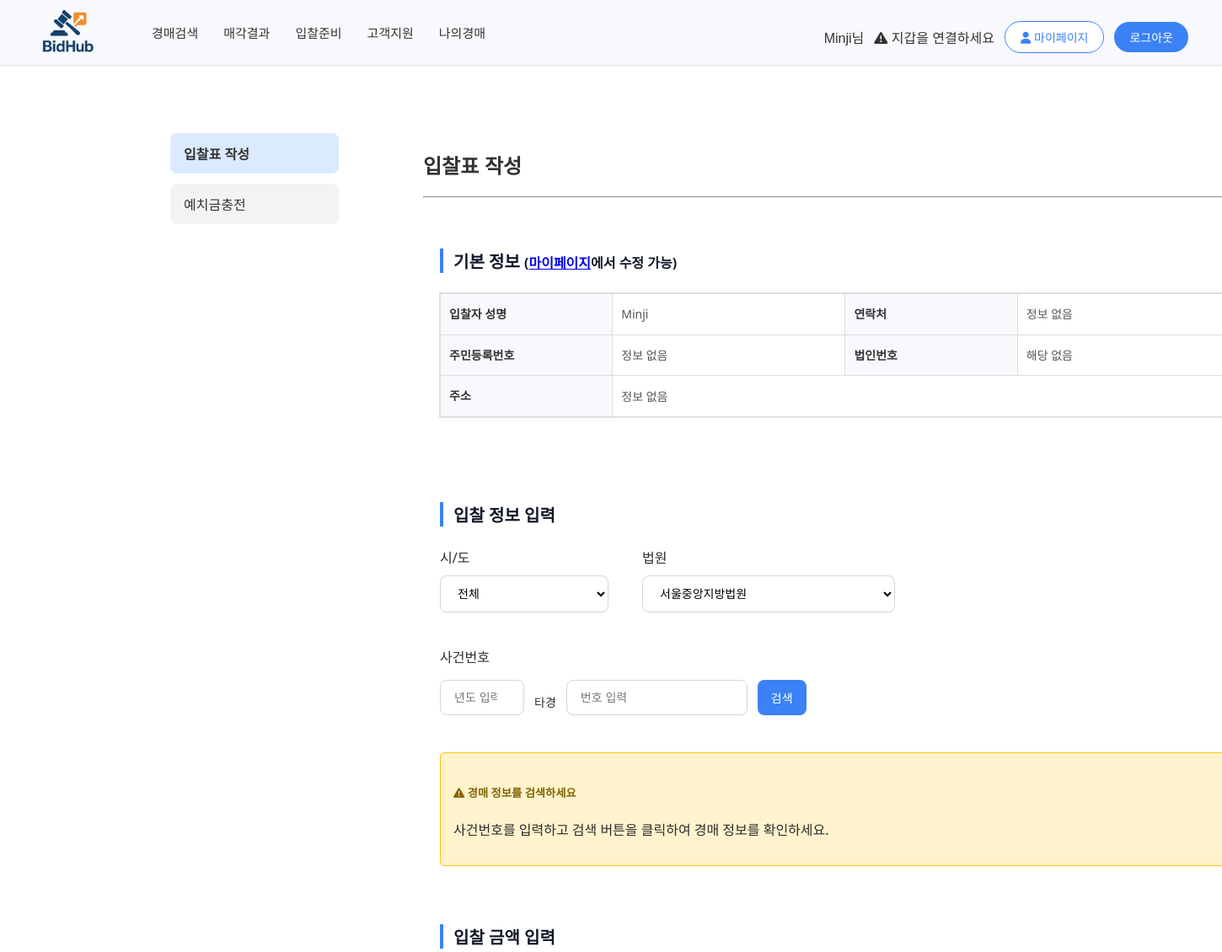
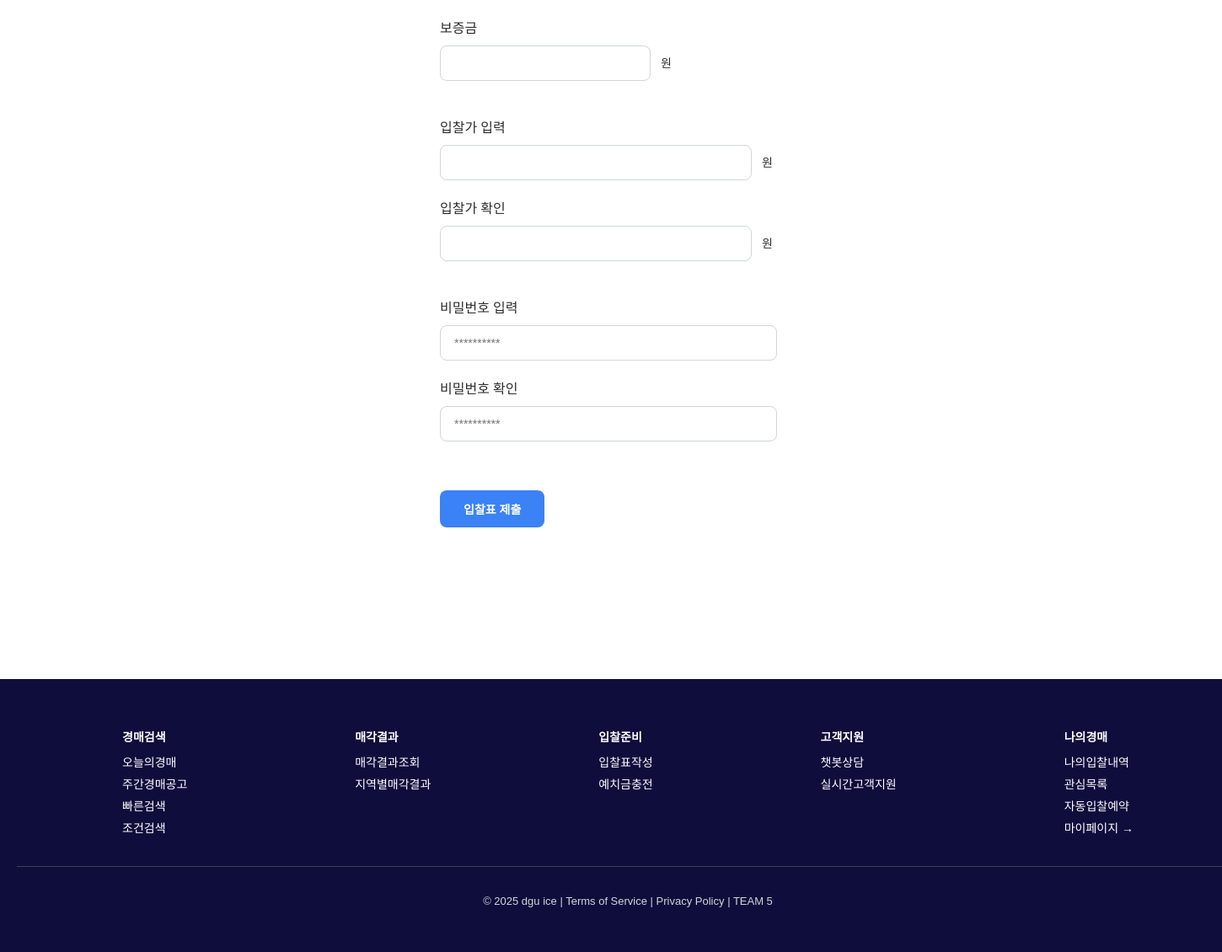
Page /bidform/ (signed in) on the committed database (2 pictures, top to bottom).
### accounts/models.py (models this page shows)
class User(AbstractUser):
    gender = models.CharField(max_length=1, choices=[('M', 'Male'), ('F', 'Female')], blank=True)
    birth_date = models.DateField(null=True, blank=True)
    bio = models.TextField(blank=True)
    region = models.CharField(max_length=100, blank=True)
    address = models.CharField(max_length=255, blank=True)
    phone = models.CharField(max_length=20, blank=True)
    mobile = models.CharField(max_length=20, blank=True)
    terms_conditions = models.BooleanField(default=False)  # 이용약관 동의
    class Meta:
        db_table = 'custom_user'

### main/models.py (models this page shows, shortened)
class Profile(models.Model):
    user = models.OneToOneField(settings.AUTH_USER_MODEL, on_delete=models.CASCADE)
    wallet_address = models.CharField(max_length=100, blank=True)
    name = models.CharField(max_length=100, blank=True)
    id_number = models.CharField(max_length=20, blank=True)
    phone = models.CharField(max_length=20, blank=True)
    address = models.CharField(max_length=200, blank=True)
    balance = models.PositiveIntegerField(default=0)  # 예치금 (원 단위)

### main/views.py (the view)
# urls.py: path('bidform/', views.bidform, name='bidform'),
@login_required(login_url='account_login')
def bidform(request):
    return render(request, 'main/pages/bidform.html')

### main/templates/main/pages/bidform.html (shortened to what this page needs)
{% extends 'main/layout/sidebar_layout.html' %}
{% load static %}
{% block extra_css %}
{{ block.super }}
<link rel="stylesheet" href="{% static 'css/pages/bidform.css' %}">
{% endblock %}
{% block sidebar_menu %}
<li class="active"><a href="{% url 'bidform' %}">입찰표 작성</a></li>
<li><a href="{% url 'charge' %}">예치금충전</a></li>
{% endblock %}
{% block sidebar_content %}
<h2>입찰표 작성</h2>
<hr style="width: 1000px; margin: 0;">
<form class="bidform-section" id="bidForm">
  <h4 class="section-title">기본 정보 <span style="font-size: 16px;">(<a href="{% url 'mypage' %}">마이페이지</a>에서 수정 가능)</span>
  </h4>
  <table class="mypage-table">
    <tr>
      <th>입찰자 성명</th>
      <td class="readonly">{{ user.profile.name|default:user.username }}</td>
      <th>연락처</th>
      <td class="readonly">{{ user.profile.phone|default:"정보 없음" }}</td>
    </tr>
    <tr>
      <th>주민등록번호</th>
      <td class="readonly">
        {% if user.profile.id_number %}
          {{ user.profile.id_number|slice:":6" }}-*******
        {% else %}
          정보 없음
        {% endif %}
      </td>
      <th>법인번호</th>
      <td class="readonly">{{ user.profile.business_number|default:"해당 없음" }}</td>
    </tr>
    <tr>
      <th>주소</th>
      <td class="readonly" colspan="3">{{ user.profile.address|default:"정보 없음" }}</td>
    </tr>
  </table>
  <br>
  <br>
  <h4 class="section-title">입찰 정보 입력</h4>
  <div class="search-row">
    <div class="search-group">
      <label for="region">시/도</label>
      <select id="region" name="region" class="input-select region">
        <option value="all">전체</option>
      </select>
    </div>
    <div class="search-group">
      <label for="court">법원</label>
      <select id="court" name="court" class="input-select court">
        <option value="서울중앙지방법원" {% if case_info.court_name == "서울중앙지방법원" %}selected{% endif %}>서울중앙지방법원</option>
      </select>
    </div>
    <br>
    <div class="search-group break-size">
      <label for="year">사건번호</label>
      <div class="case-number-row">
        <input type="number" id="year-input" name="case_year" placeholder="년도 입력" class="input-field" min="2000" max="2025" maxlength="4" value="{{ case_year|default:'' }}">
        <span class="case-type">타경</span>
        <input type="text" id="case-sequence" name="case_sequence" placeholder="번호 입력" class="input-field" value="{{ case_sequence|default:'' }}">
        <button class="btn-search" type="button" onclick="searchCase()">검색</button>
      </div>
    </div>
  </div>
  {% if case_info %}
  <div class="case-info-section">
    <h4 class="section-title">경매 정보</h4>
    <div class="case-info-grid">
        <p><strong>사건번호:</strong> {{ case_info.case_number }}</p>
        <p><strong>법원:</strong> {{ case_info.court_name }}</p>
        <p><strong>사건명:</strong> {{ case_info.case_name }}</p>
        <p><strong>경매일자:</strong> {{ case_info.auction_date|date:"Y-m-d H:i"|default:"미정" }}</p>
        <p style="grid-column: 1 / -1;"><strong>최저매각가격:</strong> <span style="color: #007bff; font-weight: bold; font-size: 1.1em;">{{ case_info.min_bid_price }}</span></p>
    </div>
    <div id="bidding-status" style="margin: 15px 0; padding: 10px; background-color: #f8f9fa; border-radius: 5px; text-align: center; font-weight: bold;">
        입찰 시간 확인 중...
    </div>
    <input type="hidden" name="case_number" value="{{ case_info.case_number }}">
  </div>
  {% else %}
  <div class="case-info-section" id="case-info-placeholder" style="margin: 20px 0; padding: 15px; background-color: #fff3cd; border-radius: 5px; border: 1px solid #ffc107;">
    <h5 style="color: #856404;"><i class="fas fa-exclamation-triangle"></i> 경매 정보를 검색하세요</h5>
    <p>사건번호를 입력하고 검색 버튼을 클릭하여 경매 정보를 확인하세요.</p>
  </div>
  {% endif %}
  <br>
  <h4 class="section-title">입찰 금액 입력</h4>
  <div class="search-group">
    <label for="deposit">보증금</label>
    <div class="input-wrapper">
        <input type="number" id="deposit" name="deposit" class="input-field deposit"
               value="{{ deposit_amount_raw|default:'' }}"
               required /><span class="case-type">원</span>
    </div>
  </div>
  <br>
  <div class="search-group">
    <label for="bidAmount1">입찰가 입력</label>
    <div class="input-wrapper">
        <input type="number" id="bidAmount1" name="bidAmount1" class="input-field price"
               min="{{ min_bid_price_raw|default:1 }}"
               value="{{ min_bid_price_raw|default:'' }}"
               required /><span class="case-type">원</span>
    </div>
    <label for="bidAmount2">입찰가 확인</label>
    <div class="input-wrapper">
        <input type="number" id="bidAmount2" name="bidAmount2" class="input-field price"
               min="{{ min_bid_price_raw|default:1 }}"
               required /><span class="case-type">원</span>
    </div>
  </div>
  <br>
  <div class="search-group">
    <label for="password1">비밀번호 입력</label>
    <input type="password" id="password1" name="password1" class="input-field user" placeholder="**********" required />
    <label for="password2">비밀번호 확인</label>
    <input type="password" id="password2" name="password2" class="input-field user" placeholder="**********" required />
  </div>
  <br>
  <button type="submit" class="btn-primary" style="margin-top: 16px;">입찰표 제출</button>
</form>
{% endblock %}

### main/templates/main/layout/layout.html (shortened to what this page needs)
{% load static %}
<!DOCTYPE html>
<html lang="ko">
<head>
  {% block extra_css %}
  <link rel="stylesheet" href="{% static 'css/layout/layout.css' %}">
  <link rel="stylesheet" href="https://cdnjs.cloudflare.com/ajax/libs/font-awesome/6.5.0/css/all.min.css">
  {% endblock %}
</head>
<body data-wallet="{{ user.profile.wallet_address|default:'' }}">
  <header class="header">
    <nav class="navbar">
      <div class="nav-left">
        <a href="{% url 'index' %}" class="logo">
          <img src="{% static 'img/bidhub-logo.png' %}" alt="BidHub 로고" />
        </a>
        <ul class="menu">
          <li class="menu-item">
            <a href="#">경매검색</a>
          </li>
          <li class="menu-item">
            <a href="#">매각결과</a>
          </li>
          <li class="menu-item">
            <a href="#">입찰준비</a>
          </li>
          <li class="menu-item">
            <a href="#">고객지원</a>
          </li>
          <li class="menu-item">
            <a href="#">나의경매</a>
          </li>
        </ul>
      </div>
      <div class="user-actions">
        {% if user.is_authenticated %}
          <span>{{ user.username }}님</span>
          <span class="wallet" id="wallet-display">
          </span>
          <a href="{% url 'mypage' %}" class="mypage-btn" style="color: #3b82f6;"><i class="fas fa-user"></i> 마이페이지</a>
          <form method="POST" action="{% url 'account_logout' %}" style="display:inline;">
            <button type="submit" class="logout-btn">로그아웃</button>
          </form>
        {% else %}
          <a href="{% url 'join' %}" class="btn signup-btn" style="text-decoration: none;">회원가입</a>
          <a href="{% url 'login' %}"><button class="btn login-btn">로그인</button></a>
        {% endif %}
      </div>
    </nav>
  </header>
  <main class="main-content">
    {% block content %}
    {% endblock %}
  </main>
  <footer class="footer">
    <div class="footer-links">
      <div class="footer-group">
        <h4>경매검색</h4>
        <ul>
          <li><a href="{% url 'today_bid' %}">오늘의경매</a></li>
          <li><a href="{% url 'week_bid' %}">주간경매공고</a></li>
          <li><a href="{% url 'fsearch' %}">빠른검색</a></li>
          <li><a href="{% url 'csearch' %}">조건검색</a></li>
        </ul>
      </div>
      <div class="footer-group">
        <h4>매각결과</h4>
        <ul>
          <li><a href="{% url 'result' %}">매각결과조회</a></li>
          <li><a href="{% url 'region_result' %}">지역별매각결과</a></li>
        </ul>
      </div>
      <div class="footer-group">
        <h4>입찰준비</h4>
        <ul>
          <li><a href="{% url 'bidform' %}">입찰표작성</a></li>
          <li><a href="{% url 'charge' %}">예치금충전</a></li>
        </ul>
      </div>
      <div class="footer-group">
        <h4>고객지원</h4>
        <ul>
          <li><a href="{% url 'chatbot' %}">챗봇상담</a></li>
          <li><a href="{% url 'consult_index' %}">실시간고객지원</a></li>
        </ul>
      </div>
      <div class="footer-group">
        <h4>나의경매</h4>
        <ul>
          <li><a href="#">나의입찰내역</a></li>
          <li><a href="{% url 'favlist' %}">관심목록</a></li>
          <li><a href="{% url 'auto_bid' %}">자동입찰예약</a></li>
          <li><a href="{% url 'mypage' %}">마이페이지 →</a></li>
        </ul>
      </div>
    </div>
    <hr>
    <div class="footer-bottom">
      <p>© 2025 dgu ice | <a href="#">Terms of Service</a> | <a href="#">Privacy Policy</a> | TEAM 5</p>
    </div>
  </footer>
</body>
</html>

### main/static/css/layout/layout.css (style rules this page uses)
html, body { height: 100%; margin: 0; padding: 0; font-family: 'Noto Sans KR', sans-serif; background-color: #ffffff; color: #333; min-width: 1440px; overflow-x: hidden; }
body { display: flex; flex-direction: column; min-height: 100vh; overflow-x: auto; }
.main-content { flex: 1; width: 1440px; padding: 40px 20px; display: flex; flex-direction: column; }
.header { width: 100%; background-color: #f8f9fc; border-bottom: 1px solid #e0e0e0; position: sticky; top: 0; z-index: 1000; display: flex; justify-content: center; }
.navbar { width: 1440px; display: flex; justify-content: space-between; align-items: center; padding: 12px 40px; }
.nav-left { display: flex; align-items: center; gap: 30px; }
.logo { display: flex; align-items: center; margin-right: 30px; }
.logo img { height: 40px; transform: scale(2.0); transform-origin: left center; }
.menu { list-style: none; display: flex; gap: 30px; position: relative; }
.menu-item { position: relative; }
.menu li a { text-decoration: none; color: #333; font-weight: 500; font-size: 15px; padding: 8px 0; transition: color 0.2s ease; }
.user-actions { display: flex; gap: 12px; margin-top: 10px; align-items: center; }
.mypage-btn { padding: 8px 18px; font-size: 14px; font-weight: 500; border-radius: 9999px; background-color: white; color: #3b82f6; border: 1px solid #3b82f6; cursor: pointer; transition: background-color 0.3s ease, color 0.3s ease; text-decoration: none; }
.logout-btn { padding: 8px 18px; font-size: 14px; font-weight: 500; border-radius: 9999px; background-color: #3b82f6; color: white; border: none; cursor: pointer; transition: background-color 0.3s ease; }
.footer { background-color: #0f0d3c; color: #ffffff; padding: 40px 20px; font-size: 14px; flex-shrink: 0; width: 100%; }
.footer-links { display: flex; justify-content: space-between; flex-wrap: wrap; max-width: 1200px; margin: 0 auto 30px; gap: 30px; }
.footer-group h4 { font-weight: 600; margin-bottom: 10px; }
.footer-group ul { list-style: none; padding: 0; margin: 0; }
.footer-group ul li { margin-bottom: 6px; }
.footer-group ul li a { color: #ffffff; text-decoration: none; transition: color 0.2s ease; }
.footer hr { border: none; height: 1px; background-color: #444; margin: 20px 0; }
.footer-bottom { display: flex; justify-content: center; flex-wrap: wrap; gap: 20px; color: #d1d5db; font-size: 13px; text-align: center; }
.footer-bottom a { color: #d1d5db; text-decoration: none; }

### main/static/css/layout/sidebar_layout.css (style rules this page uses)
.side-menu li { margin-bottom: 12px; }
.side-menu a { display: block; padding: 12px 16px; background-color: #f1f3f5; border-radius: 8px; text-decoration: none; color: #333; transition: background-color 0.2s ease; }
.side-menu li.active a, .side-menu a:hover { background-color: #dbeafe; font-weight: bold; }

### rows in the picture
User: username "Minji", profile.name "Minji", profile.phone "정보 없음", profile.business_number "해당 없음", profile.address "정보 없음"
